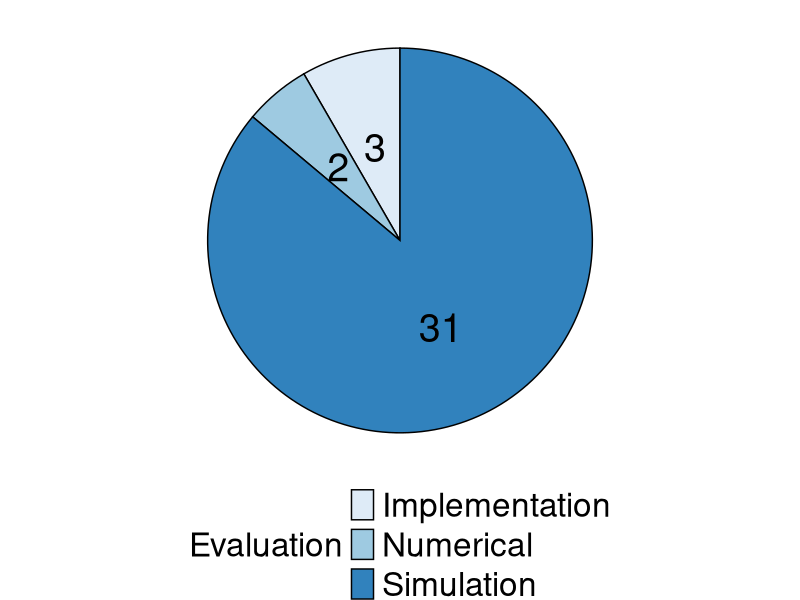

Write R code to recreate this figure.
## ---- chunk 1
library(ggplot2)

data <- data.frame(
  Evaluation = c("Implementation", "Numerical", "Simulation"),
  Count = c(3, 2, 31)
)

ggplot(data, aes(x = "", y = Count, fill = Evaluation)) +
  geom_col(color = "black") +
  geom_text(aes(label = Count),
            position = position_stack(vjust = 0.5),
            size = 10) +
  coord_polar("y") +
  scale_fill_brewer() +
  theme_void() + 
  theme(
    legend.position = "bottom",
    legend.text = element_text(size = 24),      # Increase legend text size
    legend.title = element_text(size = 24)      # Increase legend title size (if any)
  ) +
  guides(fill = guide_legend(nrow = 3, byrow = TRUE)) # Line break for categories
